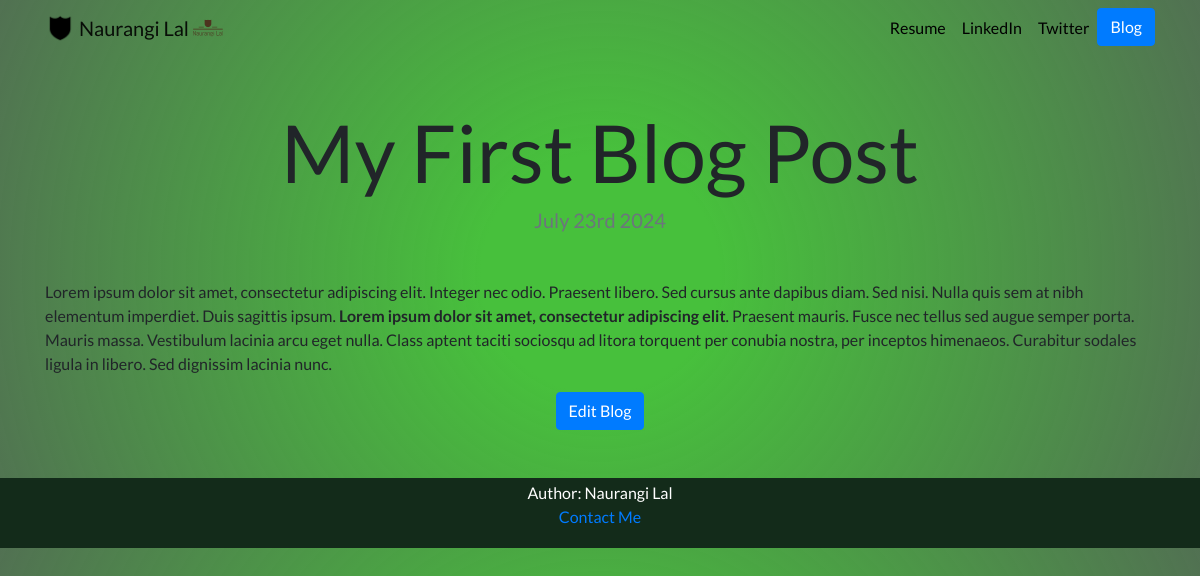
The page /blog/10/ on the database its author committed.
### blog/models.py (models this page shows, shortened)
class Blog(models.Model):
    title = models.CharField(max_length=200)
    description = models.TextField()
    date = models.DateField()

### blog/views.py (the view)
# urls.py: path('<int:blog_id>/', views.detail, name='detail'),
def detail(request, blog_id):
    blog = get_object_or_404(Blog, pk=blog_id)
    return render(request, 'blog/detail.html',{'blog':blog})

### blog/templates/blog/detail.html
{% extends "portfolio/base.html" %}
{% load static %}
{% block content %}
<h1 class="text-center mt-5" id="blogdetailtitle">{{ blog.title }}</h1>
<h5 class="text-center text-muted mb-5">{{ blog.date|date:'F jS Y' }}</h5>
{{ blog.description|safe }}
<div class="text-center mb-5">
    <a href="{% url 'blog:blog_edit' blog.id %}"><button class="btn btn-primary">Edit Blog</button></a>
</div>
{% endblock %}

### portfolio/static/portfolio/custom.css (style rules this page uses)
body { font-family: 'Lato', sans-serif; background: radial-gradient(circle, rgb(71, 192, 60) 18%, rgba(46, 84, 47, 0.83) 100%); }
@media (min-width: 992px) { #blogdetailtitle { font-size: 5rem; } }

### rows shown on the page
Blog: title "My First Blog Post", date "July 23rd 2024", description "Lorem ipsum dolor sit amet, consectetur adipiscing elit. Integer nec odio. Praesent libero. Sed cursus ante dapibus diam. Sed nisi. Nulla quis sem at nibh elementum imperdiet. Duis sagittis ipsum. Lorem ipsum dolor sit amet, consectetur adipiscing elit . Praesent mauris. Fusce nec tellus sed augue semper porta. Mauris massa. Vestibulum lacinia arcu eget nulla. Class aptent taciti sociosqu ad litora torquent per conubia nostra, per inceptos himenaeos. Curabitur sodales ligula in libero. Sed dignissim lacinia nunc."
